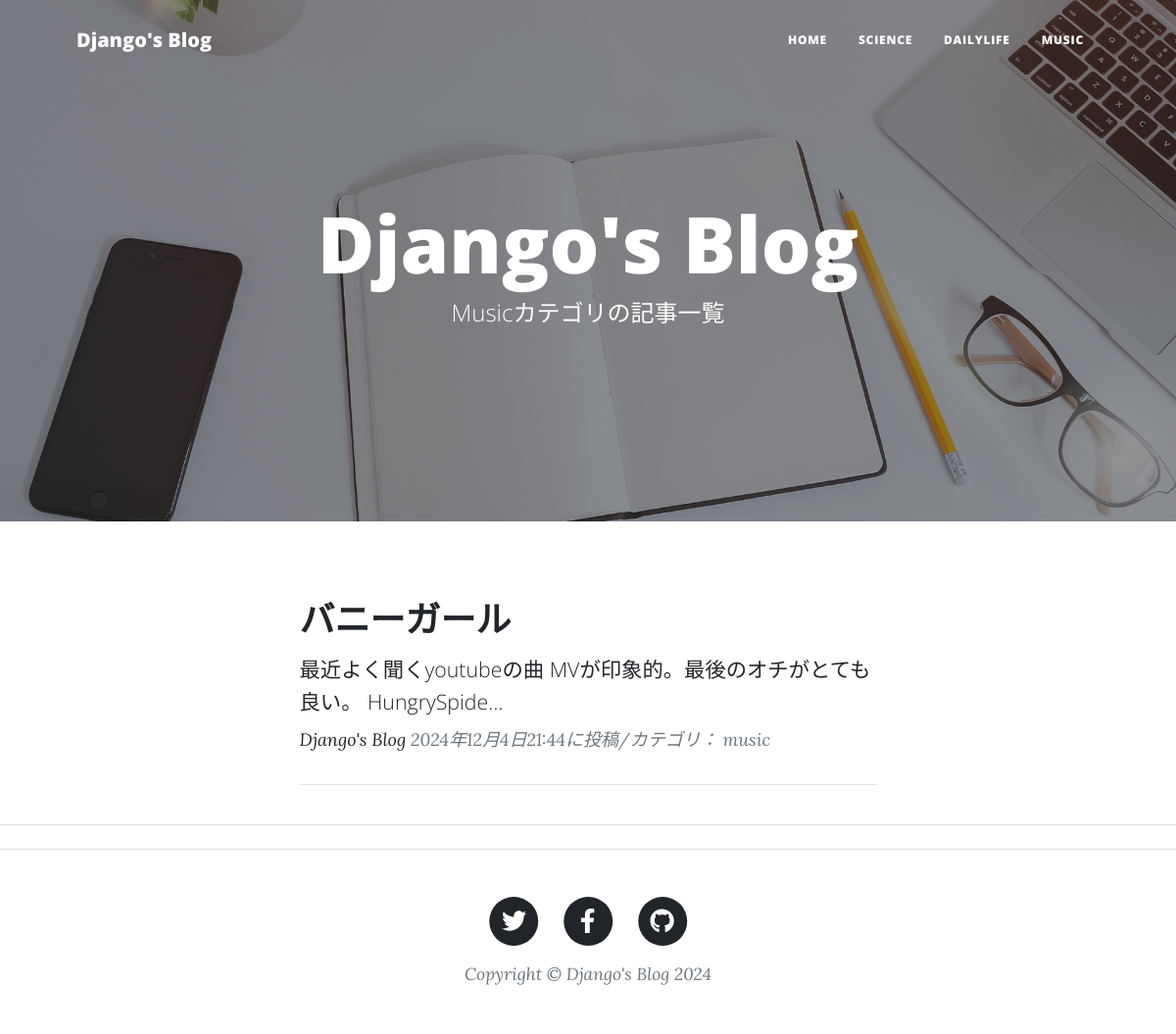
The page /music_list on the database as committed earlier.
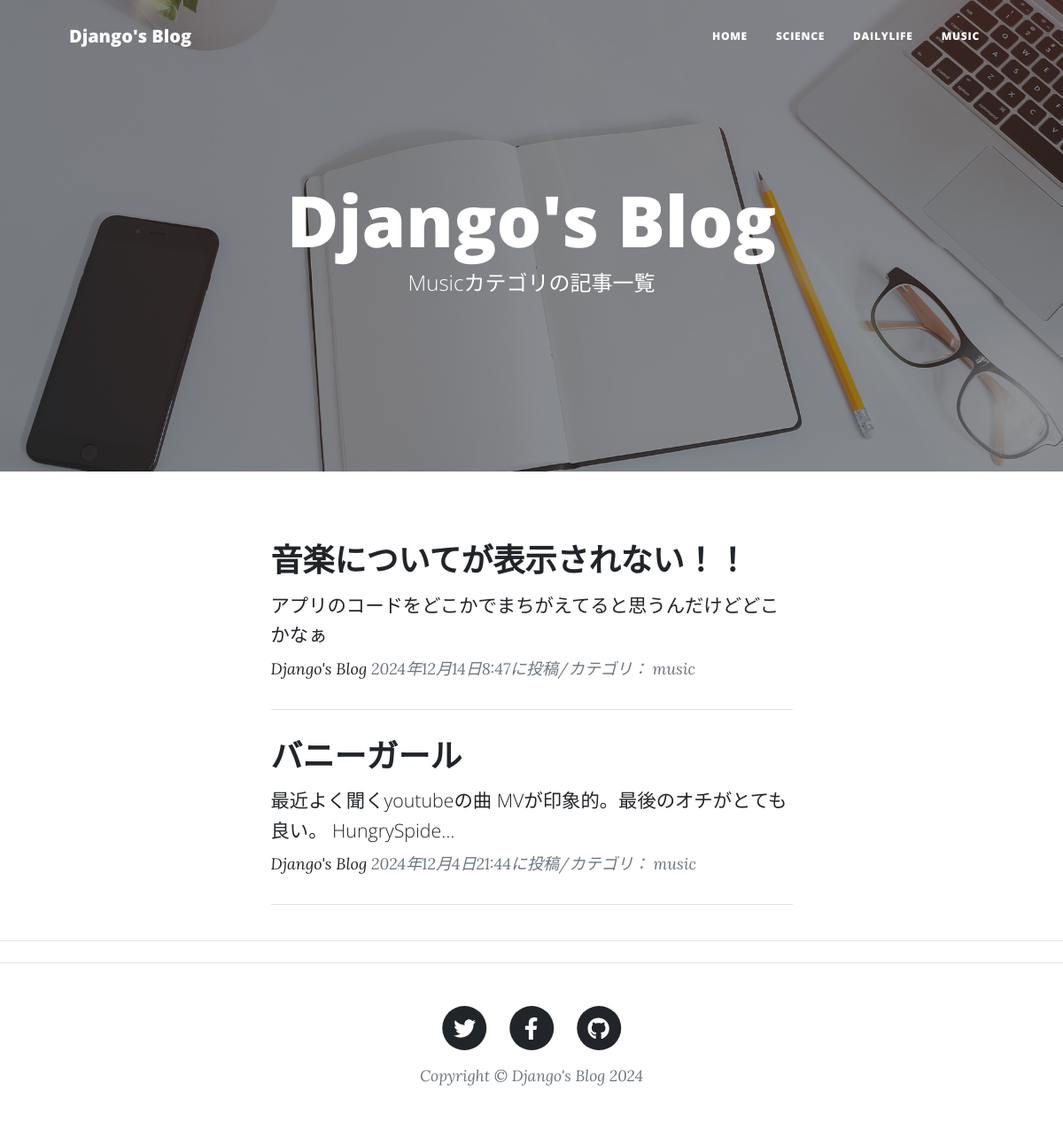
The same page on the database as committed later.
### blog/models.py (models this page shows, shortened)
class BlogPost(models.Model):
    CATEGORY = (('science','科学のこと'),('dailylife','日常のこと'),('music','音楽のこと'))
    title = models.CharField(
        verbose_name='タイトル',    #フィールドのタイトル
        max_length=200             #最大文字数は200
    )
    content = models.TextField(
        verbose_name='本文'         #フィールドのタイトル
    )
    posted_at = models.DateTimeField(
        verbose_name='投稿日時',     #フィールドのタイトル
        auto_now_add=True           #日時を自動追加
    )
    category = models.CharField(
        verbose_name='カテゴリ',    #フィールドのタイトル
        max_length=50,             #最大文字数は50
        choices=CATEGORY
    )

### blog/views.py (the view)
class MusicView(ListView):
    template_name = 'music_list.html'
    context_object_name = 'music_records'
    queryset = BlogPost.objects.filter(category='music').order_by('-posted_at')
    paginate_by = 2

### blog/templates/music_list.html (shortened to what this page needs)
{% extends 'base.html' %}
{% load static %}
{% block header %}
<header class="masthead" style="background-image: url('{% static 'assets/img/home-bg.jpg' %}')">
    <div class="container position-relative px-4 px-lg-5">
        <div class="row gx-4 gx-lg-5 justify-content-center">
            <div class="col-md-10 col-lg-8 col-xl-7">
                <div class="site-heading">
                    <h1>Django's Blog</h1>
                    <span class="subheading">Musicカテゴリの記事一覧</span>
                </div>
            </div>
        </div>
    </div>
</header>
{% endblock %}
{% block contents %}
<div class="container px-4 px-lg-5">
    <div class="row gx-4 gx-lg-5 justify-content-center">
        <div class="col-md-10 col-lg-8 col-xl-7">
            {% for record in music_records %}
            <div class="post-preview">
                <a href="{% url 'blog:blog_detail' record.pk %}">
                    <h2 class="post-title">
                        {{record.title}}
                    </h2>
                    <h3 class="post-subtitle">
                        <span style="font-size: 16pt;">
                            {{record.content|truncatechars:50}}
                        </span>
                    </h3>
                </a>
                <p class="post-meta">
                    <a href="#">Django's Blog</a>
                    {{record.posted_at}}に投稿/カテゴリ：
                    {{record.category}}</p>
            </div>
            <hr>
            {% endfor %}
        </div>
    </div>
</div>
<hr class="my-4" />
{% endblock %}

Rows that differ between the two databases and show on the page:
added BlogPost: title "音楽についてが表示されない！！", content "アプリのコードをどこかでまちがえてると思うんだけどどこかなぁ", posted_at "2024年12月14日8:47", category "music"
